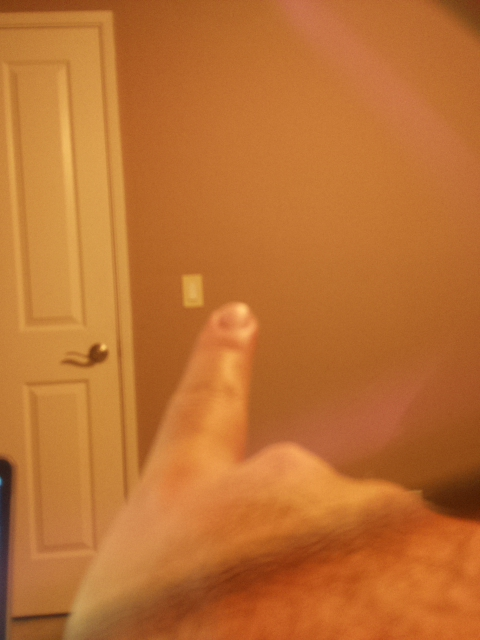
#> input picture CollectedData/old_data_code/twoCamImages/piCam0.jpg, 480 x 640 px, found by its file name
$ python main_gui.py
#> lines starting #> are read from the running program, lines starting #| are printed output that depends on the picture
import numpy as np
import cv2

def update(val = 0):
    stereo.setBlockSize(cv2.getTrackbarPos('window_size', 'disparity'))
    stereo.setUniquenessRatio(cv2.getTrackbarPos('uniquenessRatio', 'disparity'))
    stereo.setSpeckleWindowSize(cv2.getTrackbarPos('speckleWindowSize', 'disparity'))
    stereo.setSpeckleRange(cv2.getTrackbarPos('speckleRange', 'disparity'))
    stereo.setDisp12MaxDiff(cv2.getTrackbarPos('disp12MaxDiff', 'disparity'))

    print ('computing disparity...')
    disp = stereo.compute(imgL, imgR).astype(np.float32) / 16.0

    cv2.imshow('left', imgL)
    cv2.imshow('right', imgR)
    cv2.imshow('disparity', (disp-min_disp)/num_disp)


if __name__ == "__main__":
    window_size = 5
    min_disp = 16
    num_disp = 192-min_disp
    blockSize = window_size
    uniquenessRatio = 1
    speckleRange = 12
    speckleWindowSize = 3
    disp12MaxDiff = 200
    P1 = 600
    P2 = 2400

    imgL = cv2.imread("../data/twoCamImages/piCam0.jpg")
#> imgL is the input picture: shape (640, 480, 3); mean B, G, R 50.2, 112.5, 188.9
    imgR = cv2.imread("../data/twoCamImages/webCam0.jpg")
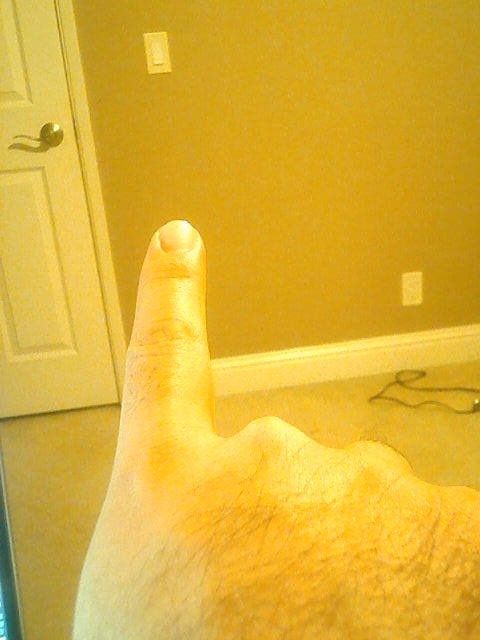
#> input picture CollectedData/old_data_code/twoCamImages/webCam0.jpg, 480 x 640 px, found by its file name
#> imgR is the input picture: shape (640, 480, 3); mean B, G, R 52.7, 177.6, 221
    #imgL = cv2.imread('depth1.jpg')
    #imgR = cv2.imread('depth2.jpg')

    cv2.namedWindow('disparity')
    cv2.createTrackbar('speckleRange', 'disparity', speckleRange, 50, update)
    cv2.createTrackbar('window_size', 'disparity', window_size, 21, update)
    cv2.createTrackbar('speckleWindowSize', 'disparity', speckleWindowSize, 200, update)
    cv2.createTrackbar('uniquenessRatio', 'disparity', uniquenessRatio, 50, update)
    cv2.createTrackbar('disp12MaxDiff', 'disparity', disp12MaxDiff, 250, update)

    '''
    cv2.createStereoSGBM(minDisparity, numDisparities, blockSize[, P1[, P2[, disp12MaxDiff[, preFilterCap[, uniquenessRatio[, speckleWindowSize[, speckleRange[, mode]]]]]]]]) → retval
    Parameters:
        minDisparity – Minimum possible disparity value. Normally, it is zero but sometimes rectification algorithms can shift images, so this parameter needs to be adjusted accordingly.
        numDisparities – Maximum disparity minus minimum disparity. The value is always greater than zero. In the current implementation, this parameter must be divisible by 16.
        blockSize – Matched block size. It must be an odd number >=1 . Normally, it should be somewhere in the 3..11 range.
        P1 – The first parameter controlling the disparity smoothness. See below.
        P2 – The second parameter controlling the disparity smoothness. The larger the values are, the smoother the disparity is. P1 is the penalty on the disparity change by plus or minus 1 between neighbor pixels. P2 is the penalty on the disparity change by more than 1 between neighbor pixels. The algorithm requires P2 > P1 . See stereo_match.cpp sample where some reasonably good P1 and P2 values are shown (like 8*number_of_image_channels*SADWindowSize*SADWindowSize and 32*number_of_image_channels*SADWindowSize*SADWindowSize , respectively).
        disp12MaxDiff – Maximum allowed difference (in integer pixel units) in the left-right disparity check. Set it to a non-positive value to disable the check.
        preFilterCap – Truncation value for the prefiltered image pixels. The algorithm first computes x-derivative at each pixel and clips its value by [-preFilterCap, preFilterCap] interval. The result values are passed to the Birchfield-Tomasi pixel cost function.
        uniquenessRatio – Margin in percentage by which the best (minimum) computed cost function value should “win” the second best value to consider the found match correct. Normally, a value within the 5-15 range is good enough.
        speckleWindowSize – Maximum size of smooth disparity regions to consider their noise speckles and invalidate. Set it to 0 to disable speckle filtering. Otherwise, set it somewhere in the 50-200 range.
        speckleRange – Maximum disparity variation within each connected component. If you do speckle filtering, set the parameter to a positive value, it will be implicitly multiplied by 16. Normally, 1 or 2 is good enough.
        mode – Set it to StereoSGBM::MODE_HH to run the full-scale two-pass dynamic programming algorithm. It will consume O(W*H*numDisparities) bytes, which is large for 640x480 stereo and huge for HD-size pictures. By default, it is set to false .
    '''

    stereo = cv2.StereoSGBM_create(
        minDisparity = min_disp,
        numDisparities = num_disp,
        blockSize = window_size,
        uniquenessRatio = uniquenessRatio,
        speckleRange = speckleRange,
        speckleWindowSize = speckleWindowSize,
        disp12MaxDiff = disp12MaxDiff,
        P1 = P1,
        P2 = P2
    )
    update()
#> in update, `disp = stereo.compute(imgL, imgR).astype(np.float32) / 16.0`:
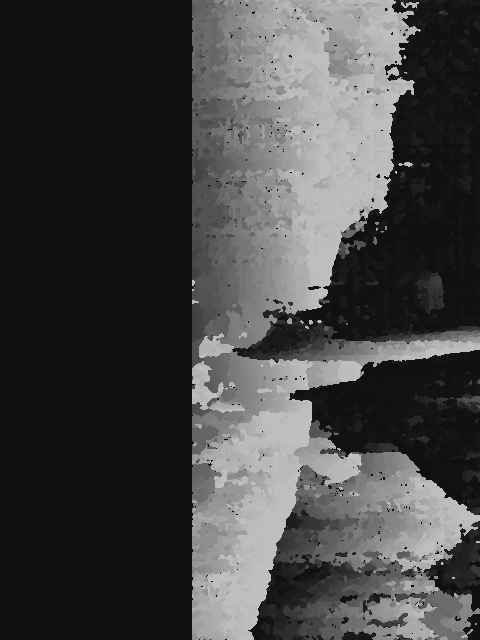
#> disp: shape (640, 480) float32; min 15, max 191, mean 68.1
#> in update, `cv2.imshow('disparity', (disp-min_disp)/num_disp)`:
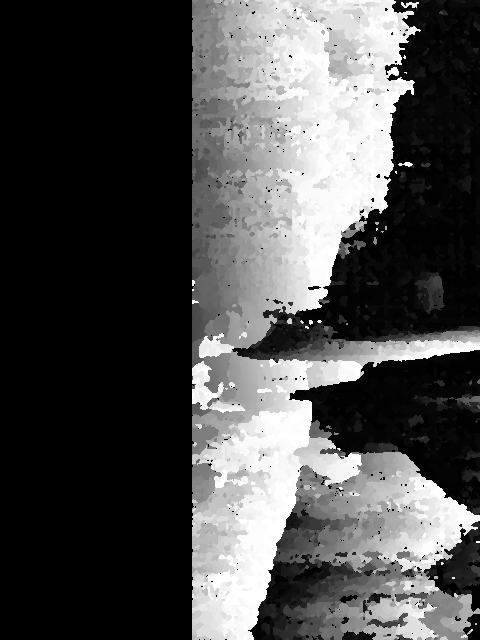
#> window 'disparity': shape (640, 480) float32; min -0.00568, max 0.994, mean 0.296; drawn with min black and max white
    cv2.waitKey(0)
    cv2.destroyAllWindows()
